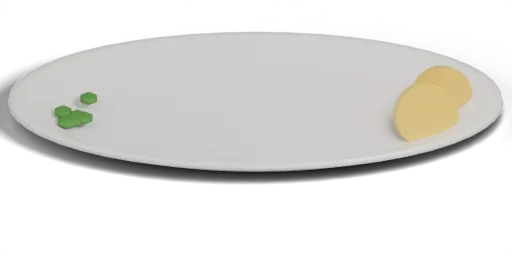
#> input picture assets/dishes/plate.webp, 512 x 256 px
$ python cutfish.py ../../assets/dishes/plate.webp ../../assets/dishes/sashimi.webp 1.0 ../../assets/dishes/sashimi.webp 1.0 1.0
#> lines starting #> are read from the running program, lines starting #| are printed output that depends on the picture
# 魚的照片去背：從邊緣用顏色往內淹（背景大多是單色），再分出「身體」（去掉細的魚鰭）
# 用法：python3 -I cutfish.py 輸入.jpg 輸出前綴 [門檻] [翻轉 0/1]
import sys, json
import numpy as np
from PIL import Image, ImageFilter
from scipy import ndimage as nd

src, out = sys.argv[1], sys.argv[2]
thr = float(sys.argv[3]) if len(sys.argv) > 3 else 38
flip = len(sys.argv) > 4 and sys.argv[4] == '1'
im = Image.open(src).convert('RGB')
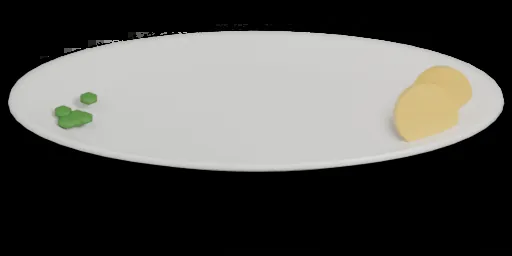
#> im: PIL image 512x256 RGB; mean R, G, B 85.1, 84.6, 81.5
if flip: im = im.transpose(Image.FLIP_LEFT_RIGHT)
a = np.asarray(im).astype(np.float32)
H, W, _ = a.shape
#> H = 256; W = 512
# GrabCut：先用「跟邊緣顏色很像＝可能是背景、中間＝可能是魚」當起點，讓演算法分
import cv2
bgr = cv2.cvtColor(a.astype(np.uint8), cv2.COLOR_RGB2BGR)
# 背景：用四邊的像素擬合一個平滑的二次曲面（處理漸層、暗角）
yy, xx = np.mgrid[0:H, 0:W]; yn, xn = yy / H - .5, xx / W - .5
bm = np.zeros((H, W), bool); bm[:10] = bm[-10:] = True; bm[:, :10] = bm[:, -10:] = True
A = np.stack([np.ones_like(xn), xn, yn, xn * xn, yn * yn, xn * yn, xn ** 4, yn ** 4], -1)
bgfit = np.zeros_like(a)
for ch in range(3):
    coef, *_ = np.linalg.lstsq(A[bm], a[..., ch][bm], rcond=None)
    bgfit[..., ch] = A @ coef
#> this loop made 3 passes
#> coef on pass 2: [4.75, 0.404, -0.079, 7.05, -56.02, -0.00752, -37.7, 153.2]
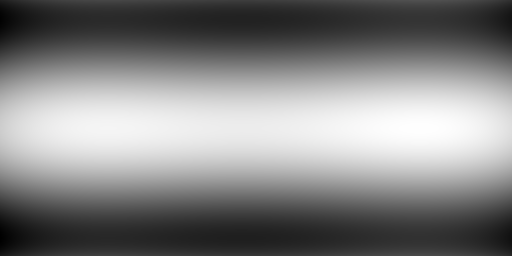
#> bgfit: shape (256, 512, 3) float32; mean R, G, B 2.11, 2.11, 2.11; drawn with min black and max white
d = np.sqrt(((a - bgfit) ** 2).sum(-1))
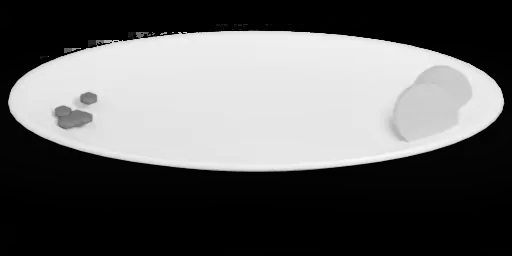
#> d: shape (256, 512) float32; min 3.84e-05, max 379.9, mean 143.8; drawn with min black and max white
mask = np.full((H, W), cv2.GC_PR_BGD, np.uint8)
mask[d > thr] = cv2.GC_PR_FGD
mask[d > thr * 2.2] = cv2.GC_FGD
mask[d < thr * .35] = cv2.GC_BGD
m = 6; mask[:m] = mask[-m:] = cv2.GC_BGD; mask[:, :m] = mask[:, -m:] = cv2.GC_BGD
bgd, fgd = np.zeros((1, 65), np.float64), np.zeros((1, 65), np.float64)
cv2.grabCut(bgr, mask, None, bgd, fgd, 8, cv2.GC_INIT_WITH_MASK)
fish = (mask == cv2.GC_FGD) | (mask == cv2.GC_PR_FGD)
fish = nd.binary_opening(fish, iterations=2)
fish = nd.binary_fill_holes(fish)
lbl, n = nd.label(fish)
if n > 1:
    sizes = nd.sum(fish, lbl, range(1, n + 1)); fish = lbl == (np.argmax(sizes) + 1)
ys, xs = np.where(fish)
y0, y1, x0, x1 = ys.min(), ys.max(), xs.min(), xs.max()
pad = 4
y0, x0 = max(0, y0 - pad), max(0, x0 - pad); y1, x1 = min(H - 1, y1 + pad), min(W - 1, x1 + pad)
#> after `y1, x1 = (min(H - 1, y1 + pad), min(W - 1, x1 + pad))`: y1 = 210; x1 = 509
fish = fish[y0:y1 + 1, x0:x1 + 1]; rgb = a[y0:y1 + 1, x0:x1 + 1]
#> after `rgb = a[y0:y1 + 1, x0:x1 + 1]`:
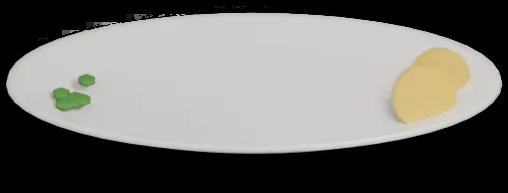
#> rgb: shape (193, 508, 3) float32; mean R, G, B 113.8, 113.1, 108.9
h, w = fish.shape
#> h = 193; w = 508
# 身體：開運算去掉細的鰭（核大小跟魚的高度成比例）
k = max(3, int(h * float(sys.argv[5]) if len(sys.argv) > 5 else h * .11))
#> k = 193
st = np.zeros((2 * k + 1, 2 * k + 1), bool); yy, xx = np.ogrid[-k:k + 1, -k:k + 1]; st[yy * yy + xx * xx <= k * k] = True
#> after `yy, xx = np.ogrid[-k:k + 1, -k:k + 1]`: yy = 387 values from -193 to 193
#> (the run stopped early here; a loop or call above may not have finished)

$ run again, on assets/dishes/soup.webp
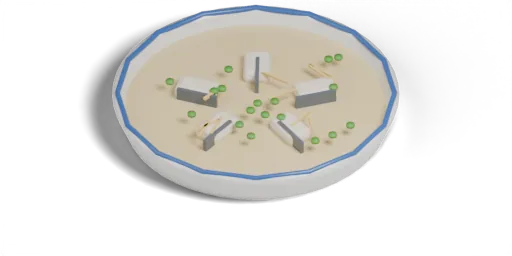
#> input picture assets/dishes/soup.webp, 512 x 256 px
#> the loop `for ch in range(3):` made 3 passes
#> coef on passes 1 to 3: [13.2, -0.234, -8.69, -245.2, 61.98, 1.43, 767.3, -229.8], [15.82, -0.22, -10.36, -292.5, 82.64, 1.45, 910.2, -313.2], [19.26, -0.13, -12.65, -356.6, 108.2, 1.25, 1107.2, -413.5]
#> after the loop `for ch in range(3):`:
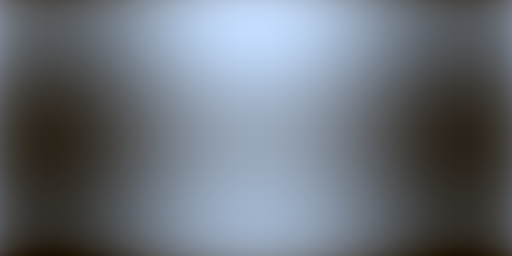
#> bgfit: shape (256, 512, 3) float32; mean R, G, B 4.7, 5.8, 7.3; drawn with min black and max white
#> `rgb = a[y0:y1 + 1, x0:x1 + 1]`:
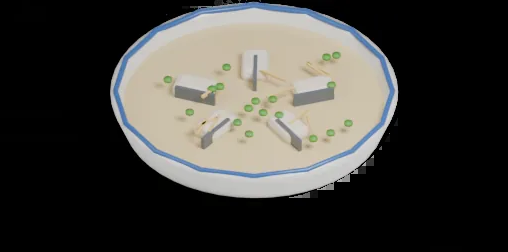
#> rgb: shape (252, 508, 3) float32; mean R, G, B 65, 63.8, 59.9
